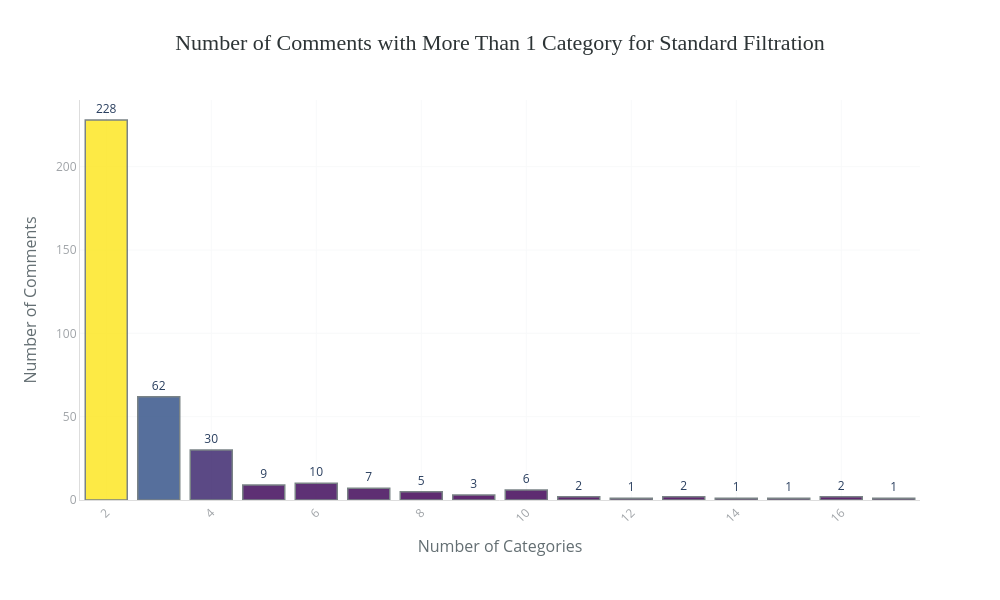

Source (notebook cell):
### Code cell
bar_chart(
    data=df_plot_filtered,
    x="num_categories",
    y="num_comments",
    title="Number of Comments with More Than 1 Category for Standard Filtration",
    labels={
        "num_categories": "Number of Categories",
        "num_comments": "Number of Comments"
    },
    top_n=len(df_plot_filtered)  # ensure all appear
)

### Figure 1 — Plotly figure (JSON) as saved in the notebook; plotly's stock layout.template omitted (floating-point values rounded to 4 significant figures)
{"data": [{"hovertemplate": "Number of Categories=%{x}<br>Number of Comments=%{marker.color}<br>text=%{text}<extra></extra>", "legendgroup": "", "marker": {"color": [228, 62, 30, 10, 9, 7, 6, 5, 3, 2, 2, 2, 1, 1, 1, 1], "coloraxis": "coloraxis", "line": {"color": "#636E72", "width": 1.5}, "opacity": 0.85, "pattern": {"shape": ""}}, "name": "", "orientation": "v", "showlegend": false, "text": ["228", "62", "30", "10", "9", "7", "6", "5", "3", "2", "2", "2", "1", "1", "1", "1"], "textposition": "outside", "texttemplate": "%{text}", "type": "bar", "x": [2, 3, 4, 6, 5, 7, 10, 8, 9, 11, 13, 16, 12, 14, 15, 17], "xaxis": "x", "y": [228, 62, 30, 10, 9, 7, 6, 5, 3, 2, 2, 2, 1, 1, 1, 1], "yaxis": "y"}], "layout": {"barmode": "relative", "coloraxis": {"colorbar": {"title": {"text": "Number of Comments"}}, "colorscale": [[0, "#440154"], [0.25, "#3b528b"], [0.5, "#21908d"], [0.75, "#5dc962"], [1, "#fde725"]], "showscale": false}, "height": 600, "legend": {"tracegroupgap": 0}, "margin": {"b": 100, "l": 80, "r": 80, "t": 100}, "paper_bgcolor": "white", "plot_bgcolor": "white", "showlegend": false, "title": {"font": {"color": "#2D3436", "family": "Arial Black", "size": 22}, "text": "Number of Comments with More Than 1 Category for Standard Filtration", "x": 0.5, "xanchor": "center"}, "width": 1000, "xaxis": {"anchor": "y", "domain": [0, 1], "gridcolor": "#F8F9FA", "linecolor": "#DDD", "showgrid": true, "tickangle": -45, "tickfont": {"color": "#A0A4A8", "size": 12}, "title": {"font": {"color": "#636E72", "size": 16}, "text": "Number of Categories"}}, "yaxis": {"anchor": "x", "domain": [0, 1], "gridcolor": "#F8F9FA", "linecolor": "#DDD", "showgrid": true, "tickfont": {"color": "#A0A4A8", "size": 12}, "title": {"font": {"color": "#636E72", "size": 16}, "text": "Number of Comments"}}}}
